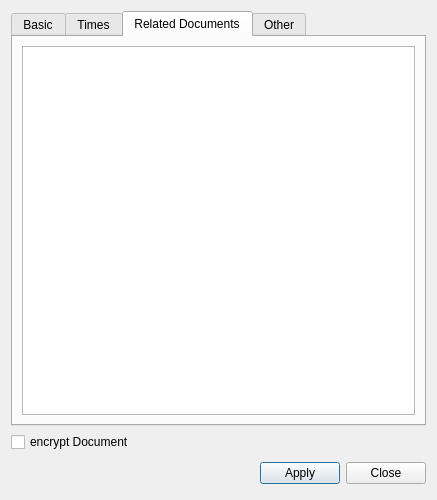
<?xml version="1.0" encoding="UTF-8"?>
<ui version="4.0">
 <class>PropOfDocDialog</class>
 <widget class="QDialog" name="PropOfDocDialog">
  <property name="geometry">
   <rect>
    <x>0</x>
    <y>0</y>
    <width>437</width>
    <height>456</height>
   </rect>
  </property>
  <property name="sizePolicy">
   <sizepolicy hsizetype="Minimum" vsizetype="Preferred">
    <horstretch>0</horstretch>
    <verstretch>0</verstretch>
   </sizepolicy>
  </property>
  <property name="windowTitle">
   <string>Branch Property Editor</string>
  </property>
  <layout class="QVBoxLayout">
   <item>
    <widget class="QTabWidget" name="tabWidget">
     <property name="currentIndex">
      <number>2</number>
     </property>
     <widget class="QWidget" name="basic">
      <attribute name="title">
       <string>Basic</string>
      </attribute>
      <layout class="QGridLayout" name="gridLayout_5">
       <item row="0" column="0">
        <widget class="QGroupBox" name="groupBox">
         <property name="sizePolicy">
          <sizepolicy hsizetype="Preferred" vsizetype="Preferred">
           <horstretch>0</horstretch>
           <verstretch>0</verstretch>
          </sizepolicy>
         </property>
         <property name="title">
          <string>Name</string>
         </property>
         <layout class="QGridLayout">
          <item row="1" column="0">
           <widget class="QLineEdit" name="title"/>
          </item>
         </layout>
        </widget>
       </item>
       <item row="1" column="0">
        <widget class="QGroupBox" name="groupBox_2">
         <property name="title">
          <string>URL</string>
         </property>
         <layout class="QGridLayout" name="gridLayout">
          <item row="0" column="0">
           <widget class="QLineEdit" name="url"/>
          </item>
         </layout>
        </widget>
       </item>
       <item row="2" column="0">
        <widget class="QGroupBox" name="groupBox_3">
         <property name="title">
          <string>UUID</string>
         </property>
         <layout class="QGridLayout" name="gridLayout_2">
          <item row="0" column="0">
           <widget class="QLineEdit" name="uuid"/>
          </item>
         </layout>
        </widget>
       </item>
       <item row="3" column="0">
        <widget class="QGroupBox" name="groupBox_4">
         <property name="title">
          <string>KeyWords</string>
         </property>
         <layout class="QGridLayout" name="gridLayout_3">
          <item row="0" column="0">
           <widget class="QLineEdit" name="keywords"/>
          </item>
         </layout>
        </widget>
       </item>
       <item row="4" column="0">
        <widget class="QGroupBox" name="groupBox_5">
         <property name="title">
          <string>Location</string>
         </property>
         <layout class="QGridLayout" name="gridLayout_4">
          <item row="0" column="0">
           <widget class="QLineEdit" name="location"/>
          </item>
          <item row="1" column="0">
           <widget class="QLineEdit" name="opplocation"/>
          </item>
         </layout>
        </widget>
       </item>
      </layout>
     </widget>
     <widget class="QWidget" name="time">
      <attribute name="title">
       <string>Times</string>
      </attribute>
      <layout class="QGridLayout" name="gridLayout_6">
       <item row="0" column="0">
        <layout class="QHBoxLayout" name="horizontalLayout">
         <item>
          <widget class="QLabel" name="label">
           <property name="text">
            <string>Create Time:</string>
           </property>
          </widget>
         </item>
         <item>
          <widget class="QDateEdit" name="createday"/>
         </item>
         <item>
          <widget class="QTimeEdit" name="createtime"/>
         </item>
        </layout>
       </item>
       <item row="1" column="0">
        <layout class="QHBoxLayout" name="horizontalLayout_2">
         <item>
          <widget class="QLabel" name="label_2">
           <property name="text">
            <string>Modified Time:</string>
           </property>
          </widget>
         </item>
         <item>
          <widget class="QDateEdit" name="modifyday"/>
         </item>
         <item>
          <widget class="QTimeEdit" name="modifytime"/>
         </item>
        </layout>
       </item>
       <item row="2" column="0">
        <layout class="QHBoxLayout" name="horizontalLayout_3">
         <item>
          <widget class="QLabel" name="label_3">
           <property name="text">
            <string>Access Time:</string>
           </property>
          </widget>
         </item>
         <item>
          <widget class="QDateEdit" name="accessday"/>
         </item>
         <item>
          <widget class="QTimeEdit" name="accesstime"/>
         </item>
        </layout>
       </item>
       <item row="3" column="0">
        <spacer name="verticalSpacer_2">
         <property name="orientation">
          <enum>Qt::Vertical</enum>
         </property>
         <property name="sizeHint" stdset="0">
          <size>
           <width>20</width>
           <height>224</height>
          </size>
         </property>
        </spacer>
       </item>
      </layout>
      <zorder>verticalSpacer_2</zorder>
     </widget>
     <widget class="QWidget" name="relatedocs">
      <attribute name="title">
       <string>Related Documents</string>
      </attribute>
      <layout class="QVBoxLayout">
       <item>
        <widget class="QTableView" name="relatedDocs"/>
       </item>
      </layout>
     </widget>
     <widget class="QWidget" name="tab">
      <attribute name="title">
       <string>Other</string>
      </attribute>
      <widget class="QGroupBox" name="groupBox_6">
       <property name="geometry">
        <rect>
         <x>10</x>
         <y>124</y>
         <width>395</width>
         <height>52</height>
        </rect>
       </property>
       <property name="title">
        <string>Read Count</string>
       </property>
       <layout class="QGridLayout" name="gridLayout_7">
        <item row="0" column="0">
         <widget class="QLineEdit" name="readcount"/>
        </item>
       </layout>
      </widget>
      <widget class="QGroupBox" name="groupBox_7">
       <property name="geometry">
        <rect>
         <x>10</x>
         <y>65</y>
         <width>395</width>
         <height>53</height>
        </rect>
       </property>
       <property name="title">
        <string>Owner</string>
       </property>
       <layout class="QGridLayout" name="gridLayout_8">
        <item row="0" column="0">
         <widget class="QLineEdit" name="owner"/>
        </item>
       </layout>
      </widget>
      <widget class="QGroupBox" name="groupBox_8">
       <property name="geometry">
        <rect>
         <x>10</x>
         <y>182</y>
         <width>395</width>
         <height>52</height>
        </rect>
       </property>
       <property name="title">
        <string>Related Count</string>
       </property>
       <layout class="QGridLayout" name="gridLayout_9">
        <item row="0" column="0">
         <widget class="QLineEdit" name="relatedcount"/>
        </item>
       </layout>
      </widget>
      <widget class="QGroupBox" name="groupBox_9">
       <property name="geometry">
        <rect>
         <x>10</x>
         <y>7</y>
         <width>395</width>
         <height>52</height>
        </rect>
       </property>
       <property name="sizePolicy">
        <sizepolicy hsizetype="Preferred" vsizetype="Preferred">
         <horstretch>0</horstretch>
         <verstretch>0</verstretch>
        </sizepolicy>
       </property>
       <property name="title">
        <string>Author</string>
       </property>
       <layout class="QGridLayout" name="_3">
        <item row="1" column="0">
         <widget class="QLineEdit" name="author"/>
        </item>
       </layout>
      </widget>
      <widget class="QGroupBox" name="groupBox_10">
       <property name="geometry">
        <rect>
         <x>10</x>
         <y>250</y>
         <width>391</width>
         <height>61</height>
        </rect>
       </property>
       <property name="title">
        <string>Version</string>
       </property>
       <layout class="QGridLayout" name="gridLayout_10">
        <item row="0" column="0">
         <widget class="QLineEdit" name="version"/>
        </item>
       </layout>
      </widget>
     </widget>
    </widget>
   </item>
   <item>
    <widget class="QCheckBox" name="hideLinkIfUnselected">
     <property name="text">
      <string>encrypt Document</string>
     </property>
    </widget>
   </item>
   <item>
    <spacer name="verticalSpacer">
     <property name="orientation">
      <enum>Qt::Vertical</enum>
     </property>
     <property name="sizeHint" stdset="0">
      <size>
       <width>20</width>
       <height>150</height>
      </size>
     </property>
    </spacer>
   </item>
   <item>
    <layout class="QHBoxLayout" name="_2">
     <property name="spacing">
      <number>6</number>
     </property>
     <property name="margin">
      <number>0</number>
     </property>
     <item>
      <spacer name="temp">
       <property name="orientation">
        <enum>Qt::Horizontal</enum>
       </property>
       <property name="sizeHint" stdset="0">
        <size>
         <width>41</width>
         <height>31</height>
        </size>
       </property>
      </spacer>
     </item>
     <item>
      <widget class="QPushButton" name="applyBtn">
       <property name="text">
        <string>Apply</string>
       </property>
      </widget>
     </item>
     <item>
      <widget class="QPushButton" name="closeBtn">
       <property name="text">
        <string>Close</string>
       </property>
      </widget>
     </item>
    </layout>
   </item>
  </layout>
 </widget>
 <resources/>
 <connections/>
</ui>
